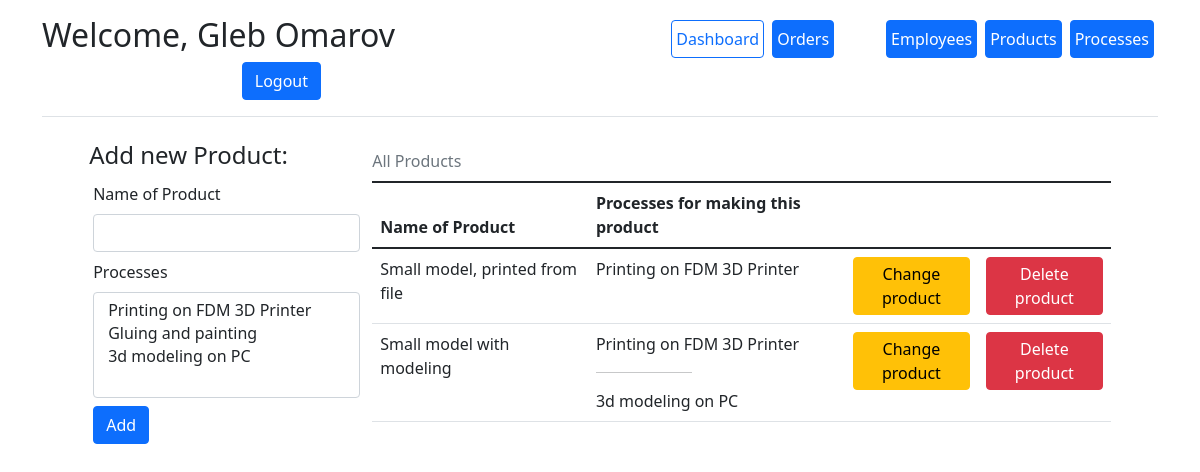
The page /add_product (signed in) on the database as committed earlier.
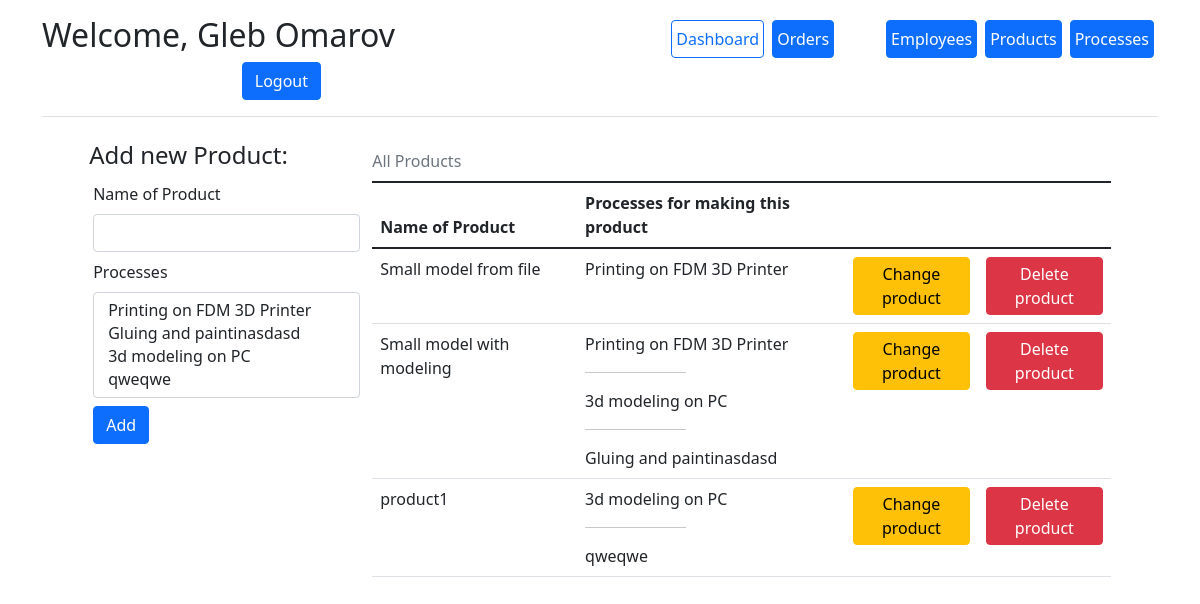
The same page on the database as committed later.
### app/models.py (models this page shows)
class Product(db.Model):
    product_id = db.Column(db.Integer, primary_key=True, nullable=False, autoincrement=True)
    name = db.Column("Name", db.String)
    processes = db.relationship("Process", secondary=product_processes, back_populates="products")
    orders = db.relationship("Order", secondary=orders_products, back_populates="products")

class Process(db.Model):
    process_id = db.Column(db.Integer, primary_key=True, nullable=False, autoincrement=True)
    name = db.Column("Name", db.String)
    responsible_employee = db.Column(db.Integer, db.ForeignKey('employee.id'))
    products = db.relationship("Product", secondary=product_processes, back_populates="processes")
    processes_in_order = db.relationship('ProcessInOrder', backref='Process', lazy='dynamic')

### app/routes.py (the view, shortened to what this page needs)
@process_app.route('/add_product', methods=['get', 'post'])
@login_required
def add_product():
    if not current_user.admin:
        return redirect(url_for('dashboard'))
    table = models.Product.query.all()
    form = AddProduct()
    form.processes.choices = [
        (process.process_id, process.name) for process in models.Process.query.all()
    ]
    return render_template('add_product.html', form=form, table=table)

### app/forms.py
class AddProduct(FlaskForm):
    name = StringField("Name of Product", validators=[InputRequired()])
    processes = SelectMultipleField("Processes")
    submit = SubmitField()

### app/__init__.py (called while the page is built)
@login_manager.user_loader
def load_user(user_id):
    return Employee.query.get(int(user_id))

### app/templates/add_product.html (shortened to what this page needs)
{% extends "base.html" %}
{% block content %}
<div class="container">
    <div class="row g-3 justify-content-md-center">
        <form action="" method="post" class="col-3">
            <h4>Add new Product:</h4>
            {{ form.name.label(class="form-label m-1") }}
            {{ form.name(class="form-control m-1") }}
            {{ form.processes.label(class="form-label m-1") }}
            {{ form.processes(class="form-select m-1", size=4, multiple=True) }}
            {{ form.submit(class="btn btn-primary m-1", value="Add") }}
        </form>
        <div class="col-8">
            <table class="table table-hover">
                <caption class="caption-top">All Products</caption>
                <thead>
                <tr>
                    <th scope="col">Name of Product</th>
                    <th scope="col">Processes for making this product</th>
                    <th scope="col" style="width:18%;"></th>
                    <th scope="col" style="width:18%;"></th>
                </tr>
                </thead>
                <tbody>
                {% for product in table %}
                <tr>
                    <td>{{ product.name }}</td>
                    <td>
                        {% for process in product.processes %}
                        {{ process.name }}
                        {% if loop.index < product.processes|length %}
                        <br>
                        <hr width="40%">
                        {% endif %}
                        {% endfor %}
                    </td>
                    <td>
                        <button type="button" onclick="change_product('{{product.product_id}}','{{product.name}}',[{% for process in product.processes %}
                                                                                       {{ process.process_id }},
                                                                                       {% endfor %}])"
                                class="btn btn-warning p-1" data-bs-toggle="modal" data-bs-target="#form_div">Change
                            product
                        </button>
                    </td>
                    <td>
                        <a href="{{ url_for('remove_product', product_id=product.product_id) }}"
                           class="btn btn-danger p-1">Delete
                            product</a>
                    </td>
                </tr>
                {% endfor %}
                </tbody>
            </table>
        </div>
    </div>
</div>
{% endblock %}

Rows that differ between the two databases and show on the page:
changed Product: name "Small model, printed from file" → "Small model from file"
changed Product "Small model with modeling": gains Process (name "Gluing and paintinasdasd")
added Product: name "product1", Process (name "3d modeling on PC")
added Process: name "qweqwe", shown under "product1"
Other text that changed with them:
form field processes: "Printing on FDM 3D Printer / Gluing and painting / 3d modeling on PC" → "Printing on FDM 3D Printer / Gluing and paintinasdasd / 3d modeling on PC / qweqwe"
